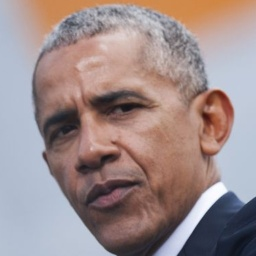
#> input picture temp_real_obama/0.jpg, 256 x 256 px, found by its file name
$ python combine_thesis_images_v2.py
#> lines starting #> are read from the running program, lines starting #| are printed output that depends on the picture

import os
from PIL import Image, ImageDraw, ImageFont

def combine_images():
    # Paths
    path_cat = "/home/zzn/qfl_tq/datasets/low_shot/grumpy_cat/0.jpg"
    path_obama = "/home/zzn/qfl_tq/LD-Diffusion-quantum-v3/temp_real_obama/0.jpg"
    # Updated Panda path
    path_panda = "/home/zzn/qfl_tq/LD-Diffusion-quantum-v3/panda_32_real/temp_real_32x32/0.jpg"

    output_path = "/home/zzn/qfl_tq/LD-Diffusion-quantum-v3/docs/thesis_figure_datasets.png"

    # Load images
    try:
        img_cat = Image.open(path_cat).convert("RGB")
#> img_cat is the input picture: PIL image 256x256 RGB; mean R, G, B 157.5, 139.8, 139.3
        print(f"Loaded Grumpy Cat: {img_cat.size}")
#| Loaded Grumpy Cat: (256, 256)
    except Exception as e:
        print(f"Error loading Cat: {e}")
        return

    try:
        img_obama = Image.open(path_obama).convert("RGB")
        print(f"Loaded Obama: {img_obama.size}")
#| Loaded Obama: (256, 256)
    except Exception as e:
        print(f"Error loading Obama: {e}")
        return

    try:
        img_panda = Image.open(path_panda).convert("RGB")
        print(f"Loaded Panda: {img_panda.size}")
#| Loaded Panda: (256, 256)
    except Exception as e:
        print(f"Error loading Panda: {e}")
        return

    # Target height
    target_height = 128

    # Resize keeping aspect ratio
    def resize_to_height(img, height):
#> called with height = 128
        ratio = height / img.height
#> ratio = 0.5
        width = int(img.width * ratio)
#> width = 128
        return img.resize((width, height), Image.Resampling.LANCZOS)

    img_cat_r = resize_to_height(img_cat, target_height)
    img_obama_r = resize_to_height(img_obama, target_height)
    img_panda_r = resize_to_height(img_panda, target_height)

    # Padding
    padding = 10
    total_width = img_cat_r.width + img_obama_r.width + img_panda_r.width + 2 * padding
#> total_width = 404

    # Create new image (white background) with space for labels
    combined = Image.new("RGB", (total_width, target_height + 30), (255, 255, 255))
#> combined: PIL image 404x158 RGB; every value is 255

    # Font for labels
    try:
        # Try to load a standard font
        font = ImageFont.truetype("/usr/share/fonts/truetype/dejavu/DejaVuSans.ttf", 20)
    except:
        font = ImageFont.load_default()

    draw = ImageDraw.Draw(combined)

    # Paste and Label
    current_x = 0

    # Cat
    combined.paste(img_cat_r, (current_x, 0))
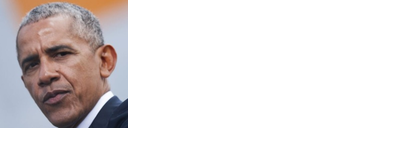
#> combined: PIL image 404x158 RGB; mean R, G, B 230, 225.4, 225.3
    draw.text((current_x + img_cat_r.width//2 - 10, target_height + 5), "(a)", fill="black", font=font)
    current_x += img_cat_r.width + padding
#> current_x = 138

    # Obama
    combined.paste(img_obama_r, (current_x, 0))
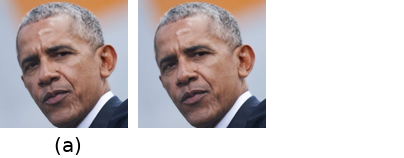
#> combined: PIL image 404x158 RGB; mean R, G, B 204.5, 195.4, 195.1
    draw.text((current_x + img_obama_r.width//2 - 10, target_height + 5), "(b)", fill="black", font=font)
    current_x += img_obama_r.width + padding
#> current_x = 276

    # Panda
    combined.paste(img_panda_r, (current_x, 0))
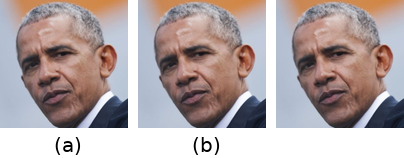
#> combined: PIL image 404x158 RGB; mean R, G, B 178.9, 165.3, 164.9
    draw.text((current_x + img_panda_r.width//2 - 10, target_height + 5), "(c)", fill="black", font=font)

    # Save
    combined.save(output_path)
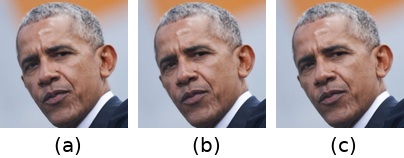
#> saved as thesis_figure_datasets.png: PIL image 404x158 RGB; mean R, G, B 178.5, 164.9, 164.5
    print(f"Saved combined image to {output_path}")

if __name__ == "__main__":
    combine_images()

$ run again, with temp_real_obama/1.jpg copied over temp_real_obama/0.jpg
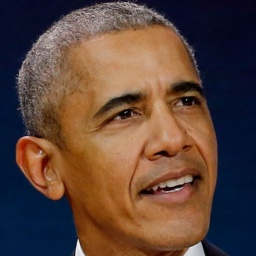
#> input picture temp_real_obama/1.jpg, 256 x 256 px, found by its file name
#> in combine_images, img_cat is the input picture: PIL image 256x256 RGB; mean R, G, B 93.2, 68.8, 58.9
#| Loaded Grumpy Cat: (256, 256)
#| Loaded Obama: (256, 256)
#| Loaded Panda: (256, 256)
#> in combine_images, `combined.paste(img_obama_r, (current_x, 0))`:
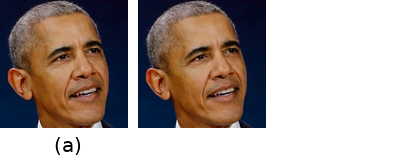
#> combined: PIL image 404x158 RGB; mean R, G, B 171.4, 158.9, 153.8
#> in combine_images, `combined.save(output_path)`:
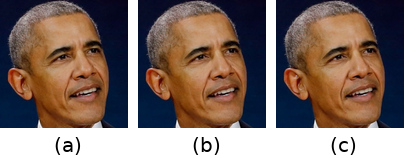
#> saved as thesis_figure_datasets.png: PIL image 404x158 RGB; mean R, G, B 129, 110.2, 102.6

$ run again, with temp_real_obama/10.jpg copied over temp_real_obama/0.jpg
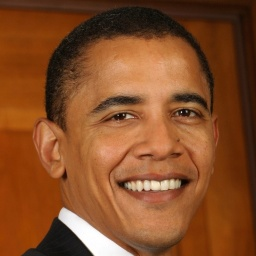
#> input picture temp_real_obama/10.jpg, 256 x 256 px, found by its file name
#> in combine_images, img_cat is the input picture: PIL image 256x256 RGB; mean R, G, B 132.4, 76.3, 39.3
#| Loaded Grumpy Cat: (256, 256)
#| Loaded Obama: (256, 256)
#| Loaded Panda: (256, 256)
#> in combine_images, `combined.paste(img_obama_r, (current_x, 0))`:
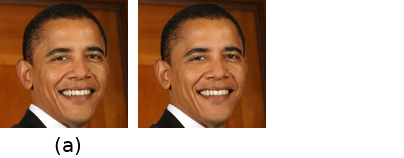
#> combined: PIL image 404x158 RGB; mean R, G, B 191.6, 162.8, 143.8
#> in combine_images, `combined.save(output_path)`:
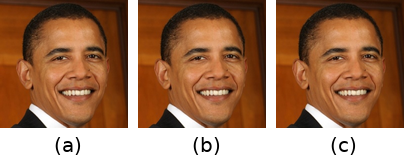
#> saved as thesis_figure_datasets.png: PIL image 404x158 RGB; mean R, G, B 159.2, 116, 87.4

$ run again, with temp_real_obama/11.jpg copied over temp_real_obama/0.jpg
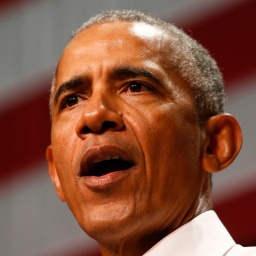
#> input picture temp_real_obama/11.jpg, 256 x 256 px, found by its file name
#> in combine_images, img_cat is the input picture: PIL image 256x256 RGB; mean R, G, B 132.3, 82.8, 63.9
#| Loaded Grumpy Cat: (256, 256)
#| Loaded Obama: (256, 256)
#| Loaded Panda: (256, 256)
#> in combine_images, `combined.paste(img_obama_r, (current_x, 0))`:
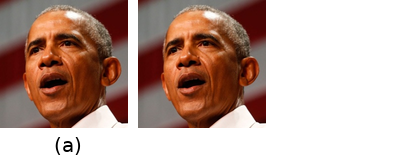
#> combined: PIL image 404x158 RGB; mean R, G, B 191.5, 166.1, 156.4
#> in combine_images, `combined.save(output_path)`:
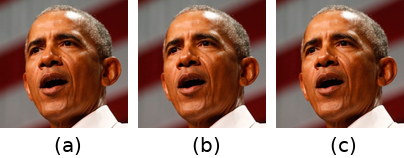
#> saved as thesis_figure_datasets.png: PIL image 404x158 RGB; mean R, G, B 159.1, 121, 106.4
